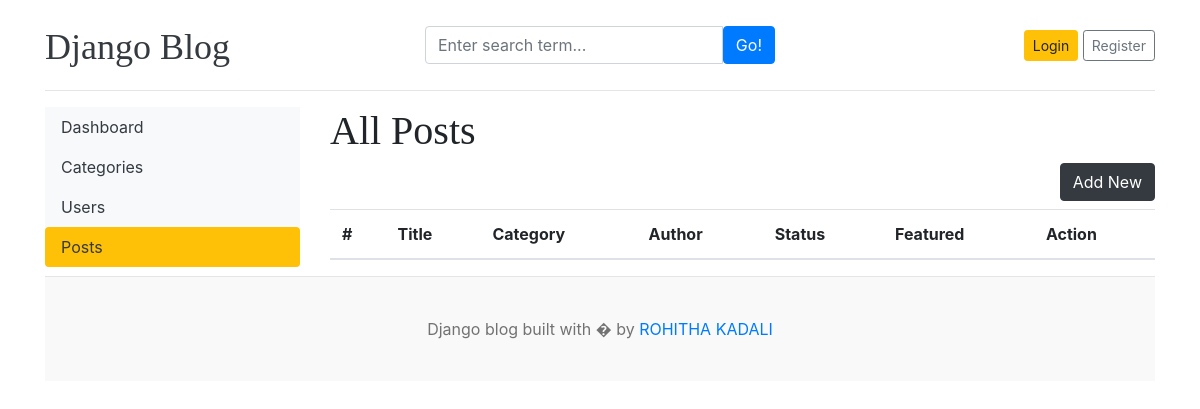
Before: /dashboard/posts/ with the older database file.
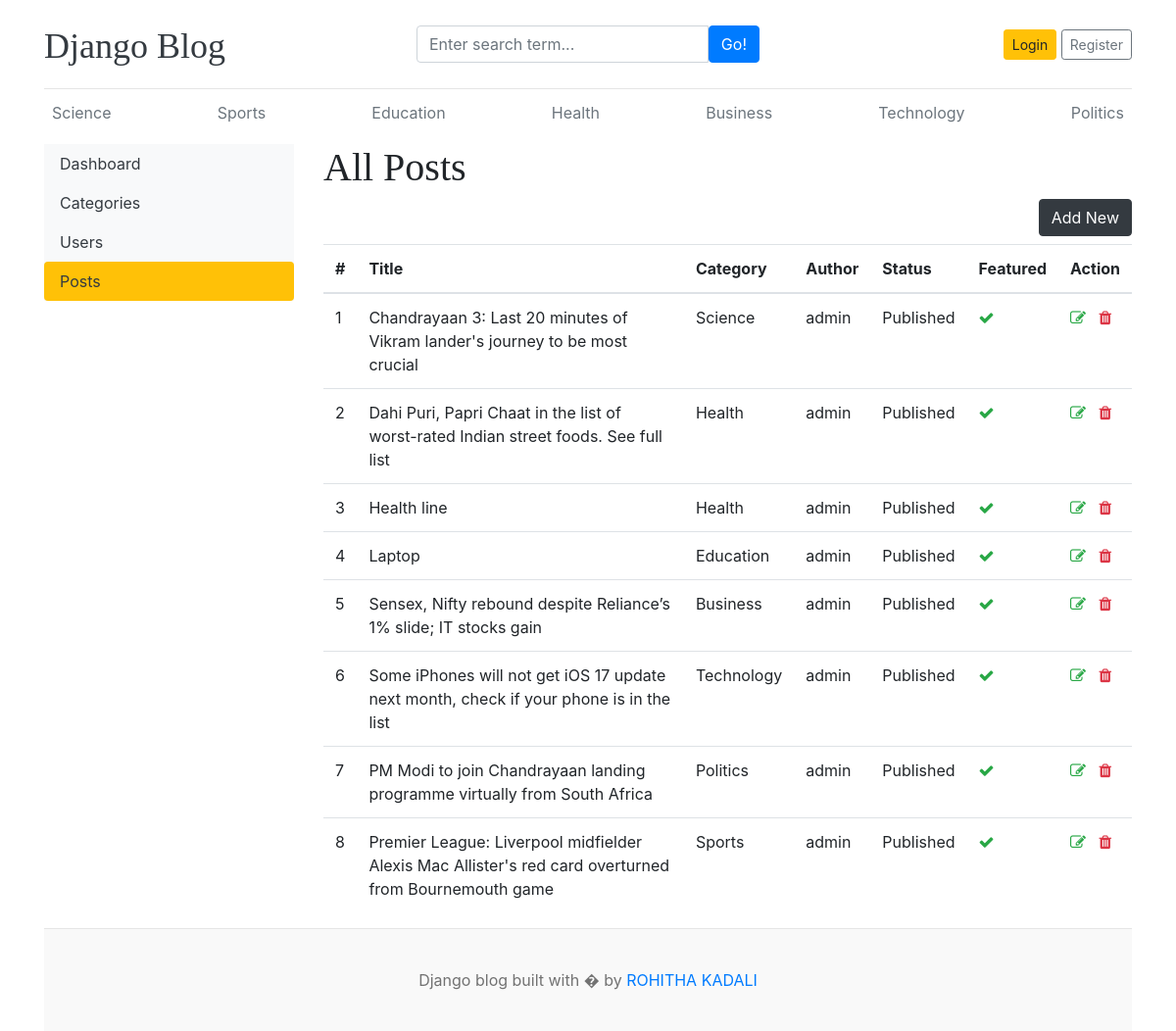
After: the same page with the newer database file.
### blog/models.py (models this page shows, shortened)
class Category(models.Model):
    category_name=models.CharField(max_length=50,unique=True)
    created_at=models.DateTimeField(auto_now_add=True)
    updated_at=models.DateTimeField(auto_now=True)
    class Meta:
        verbose_name_plural='categories'
    def __str__(self):
        return self.category_name

class Blog(models.Model):
    title=models.CharField(max_length=100)
    slug=models.SlugField(max_length=150,unique=True,blank=True)
    category=models.ForeignKey(Category,on_delete=models.CASCADE)
    author=models.ForeignKey(User,on_delete=models.CASCADE)
    featured_image=models.ImageField(upload_to='upload/%Y/%M/%d')
    short_description=models.TextField(max_length=2000)
    blog_body=models.TextField(max_length=5000)
    status=models.CharField(max_length=20,choices=STATUS_CHOICES,default=0)
    is_featured=models.BooleanField(default=False)
    created_at=models.DateTimeField(auto_now_add=True)
    updated_at=models.DateTimeField(auto_now=True)

### dashboards/views.py (the view)
# urls.py: path('posts/',views.posts,name='posts'),
def posts(request):
    posts=Blog.objects.all()
    context={
        'posts':posts,
    }
    return render(request,'dashboard/posts.html',context)

### blog/context_processors.py (called while the page is built)
def get_categories(request):
    categories=Category.objects.all()
    return dict(categories=categories)

def get_social_links(request):
    social_links=SocialLink.objects.all()
    return dict(social_links=social_links)

### templates/dashboard/posts.html (shortened to what this page needs)
{% extends 'base.html' %}
{% block content %}
  <div class="row">
    {% include 'dashboard/sidebar.html' %}
    <div class="col-md-9">
      <table class="table">
        <h1>All Posts</h1>
        <a href="{% url 'add_post' %}" class="btn btn-dark float-right mb-2">Add New</a>
         <thead>
          <tr>
            <th scope="col">#</th>
            <th scope="col">Title</th>
            <th scope="col">Category</th>
            <th scope="col">Author</th>
            <th scope="col">Status</th>
            <th scope="col">Featured</th>
            <th scope="col">Action</th>
          </tr>
        </thead>
        <tbody>
          {% for post in posts %}
          <tr>
            <td>{{forloop.counter}}</td>
            <td>{{post.title}}</td>
            <td>{{post.category}}</td>
            <td>{{post.author}}</td>
            <td>{{post.status}}</td>
            <td>{% if post.is_featured %}<i class="fa fa-check text-success"></i>{% else %}<i class="fa fa-times text-danger"></i>{% endif %}</td>
            <td>
              <a href="{% url 'edit_post' post.id %}"><i class="fa fa-edit text-success"></i></a>
              <a href="{% url 'delete_post' post.id %}"><i class="fa fa-trash text-danger"></i></a>
            </td>
          </tr>
          {% endfor %}
        </tbody>
      </table>
    </div>
  </div>
{% endblock %}

### templates/base.html (shortened to what this page needs)
{% load static %}
<!DOCTYPE html>
<html lang="en">
<head>
    <link href="https://getbootstrap.com/docs/4.0/dist/css/bootstrap.min.css" rel="stylesheet">
    <link href="{% static 'css/blog.css' %}" rel="stylesheet">
    <link rel="stylesheet" href="https://cdnjs.cloudflare.com/ajax/libs/font-awesome/4.7.0/css/font-awesome.min.css">
  </head>
<body>
    <div class="container">
      <header class="blog-header py-3">
        <div class="row flex-nowrap justify-content-between align-items-center">
          <div class="col-4 pt-1">
            <a class="blog-header-logo text-dark" href="/">Django Blog</a>
          </div>
          <div class="col-4">
            <form action="{% url 'search' %}" method="GET">
              <div class="input-group">
                <input class="form-control" type="text" name="keyword" value="{{keyword}}" placeholder="Enter search term..." aria-label="Enter search term..." aria-describedby="button-search" />
                <button type="submit" class="btn btn-primary" id="button-search" type="button">Go!</button>
              </div>
            </form>
          </div>
          <div class="col-4 d-flex justify-content-end align-items-center">
            {% if not user.is_authenticated %}
            <a class="btn btn-sm btn-warning" href="{% url 'login' %}">Login</a> &nbsp;
            <a class="btn btn-sm btn-outline-secondary" href="{% url 'register' %}">Register</a>
          </div>
          {% else %}
          <span><a href="{% url 'dashboard' %}">Dashboard</a></span>
          &emsp;
          <span><a href="{% url 'logout' %}">Logout</a></span>
          {% endif %}
        </div>
      </header>
      <div class="nav-scroller py-1 mb-2">
        <nav class="nav d-flex justify-content-between">
          {% for cat in categories %}
          <a class="p-2 text-muted" href="{% url 'posts_by_category' cat.id %}">{{cat.category_name}}</a>
          {% endfor %}
        </nav>
      </div>
{% block content %}
{% endblock %}
<footer class="blog-footer">
    <p>Django blog built with � by <a href="#">ROHITHA KADALI</a></p>
  </footer>
  </body>
  </html>

Changed rows visible on the page:
added Category: category_name "Science"
added Category: category_name "Sports"
added Category: category_name "Education"
added Category: category_name "Health"
added Category: category_name "Business"
added Category: category_name "Technology"
added Category: category_name "Politics"
added Blog: title "Chandrayaan 3: Last 20 minutes of Vikram lander's journey to be most crucial", category "Science", author "admin", status "Published", is_featured True (drawn)
added Blog: title "Dahi Puri, Papri Chaat in the list of worst-rated Indian street foods. See full list", category "Health", author "admin", status "Published", is_featured True (drawn)
added Blog: title "Health line", category "Health", author "admin", status "Published", is_featured True (drawn)
added Blog: title "Laptop", category "Education", author "admin", status "Published", is_featured True (drawn)
added Blog: title "Sensex, Nifty rebound despite Reliance’s 1% slide; IT stocks gain", category "Business", author "admin", status "Published", is_featured True (drawn)
added Blog: title "Some iPhones will not get iOS 17 update next month, check if your phone is in the list", category "Technology", author "admin", status "Published", is_featured True (drawn)
added Blog: title "PM Modi to join Chandrayaan landing programme virtually from South Africa", category "Politics", author "admin", status "Published", is_featured True (drawn)
added Blog: title "Premier League: Liverpool midfielder Alexis Mac Allister's red card overturned from Bournemouth game", category "Sports", author "admin", status "Published", is_featured True (drawn)
